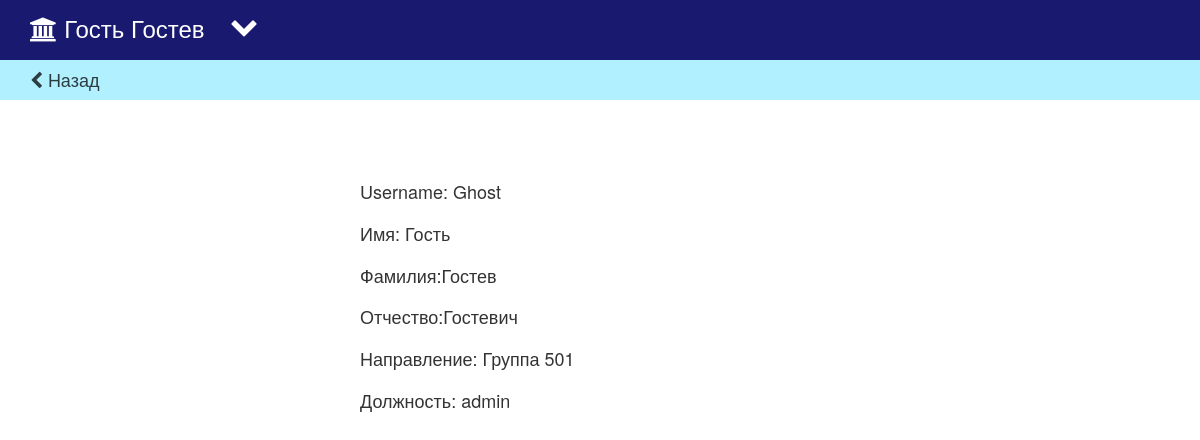
Page /app/personal_information/ (signed in) on the committed database.
### app/models.py (models this page shows, shortened)
class UserProfile(models.Model):
    user = models.OneToOneField(User)
    third_name = models.CharField(max_length=30)
    birth_date = models.DateField('birth date')
    position = models.ForeignKey('Position', related_name='users', blank=True, null=True)
    department = models.ForeignKey('Department', related_name='users', blank=True, null=True)

class Department(models.Model):
    name = models.CharField(max_length=50)
    head = models.OneToOneField(User, related_name="head_of_department")
    superior = models.ForeignKey(
        'Department',
        related_name="superior_of_this_department",
        blank=True,
        null=True,
    )
    DEPARTMENT_TYPE_CHOICES = (
        ('0', "Ректорат"),
        ('1', "Направление"),
        ('2', "Кафедра"),
        ('3', "Научная группа"),
        ('4', "Лаборатория"),
    )
    type = models.CharField(max_length=1, choices=DEPARTMENT_TYPE_CHOICES)
    KPI = models.ManyToManyField(
        'KPI',
        through='AssignedKPI',
        through_fields=('department', 'kpi')
    )
    def __str__(self):
        return self.name

class Position(models.Model):
    name = models.CharField(max_length=50)
    def __str__(self):
        return self.name

### app/views.py (the view)
def personal_information(request):
    if not request.user.is_authenticated():
        return redirect('login')
    personal_information = UserProfile.objects.get(user=auth.get_user(request))
    return render_to_response('app/personal_information.html', {'personal_information': personal_information})

### app/templates/app/personal_information.html (shortened to what this page needs)
<!DOCTYPE html>
<html lang="en">
<head>
    {% load staticfiles %}
    <link href="../../static/app/bootstrap/css/bootstrap.min.css" rel="stylesheet" media="screen">
    <link rel="stylesheet" href="{% static 'app/style.css' %}">
    <link rel="stylesheet" href="../../static/app/font-awesome/css/font-awesome.min.css">
</head>
<body>
{% if personal_information %}
<nav class="nv navbar navbar-default navbar-fixed-top">
    <div class="container">
        <div class="dropdown">
            <button class="btn btn-default dropdown-toggle btn-blue" type="button" id="dropdownMenu1"
                    data-toggle="dropdown" aria-haspopup="true" aria-expanded="true">
                <i class="fa fa-chevron-down fa-2x" aria-hidden="true"></i> </button>
        </div>
        <h3 class="name1"><i class="fa fa-university" aria-hidden="true"></i> {{ personal_information.user.first_name }}
            {{ personal_information.user.last_name }} &nbsp </h3>
    </div>
</nav>
<div class="nv-back divide-nav">
  <div class="back-link container">
    <h4 class="divide-text"><a href="/app/main/"><i class="fa fa-chevron-left" aria-hidden="true"></i>  Назад</a></h4>
  </div>
</div>
<div class="center-block">
    <h4 class="info-label">Username: {{ personal_information.user.username }}</h4>
    <h4 class="info-label">Имя: {{ personal_information.user.first_name }}</h4>
    <h4 class="info-label">Фамилия:{{ personal_information.user.last_name }}</h4>
    <h4 class="info-label">Отчество:{{ personal_information.third_name }}</h4>
    <h4 class="info-label">Направление: {{ personal_information.department }}</h4>
    <h4 class="info-label">Должность: {{ personal_information.position }}</h4>
</div>
{% endif %}
</body>
</html>

### app/static/app/style.css (style rules this page uses)
@media (min-width: 1200px) { .center-block { width: 40%; margin: 70px 30%; } }
a { color: rgba(0, 0, 0, 0.75) }
body { padding-top: 60px; }
.nv { background-color: #191970; border: none; height: 60px; }
.dropdown { display: inline; }
.btn-blue { background-color: #191970; border: none; color: white; padding-top:12px; }
.name1 { margin-top: 15px; display: inline; color: white; float: left; }
.nv-back { background-color: rgb(176, 240, 255); height: 40px; width: 100%; }
.info-label { padding-top: 12px; }

### rows in the picture
UserProfile: user.first_name "Гость", user.last_name "Гостев", user.username "Ghost", third_name "Гостевич", department "Группа 501", position "admin"
